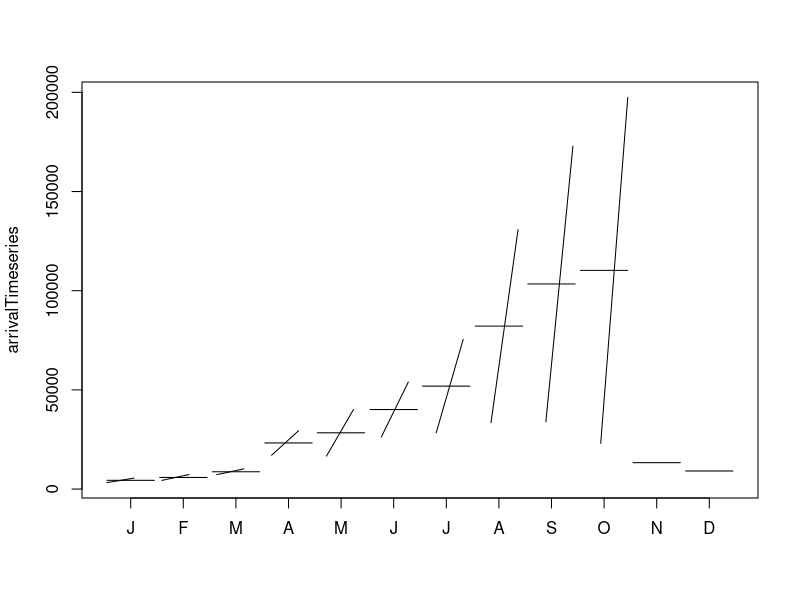
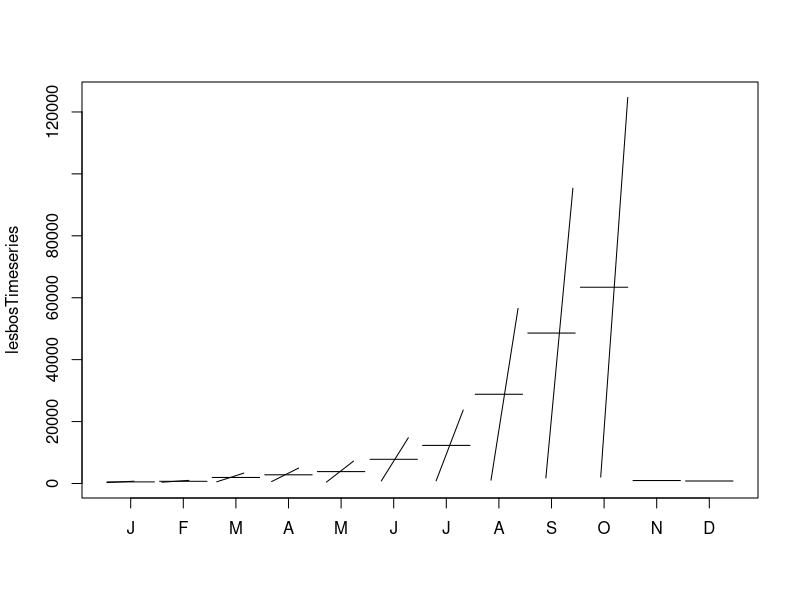
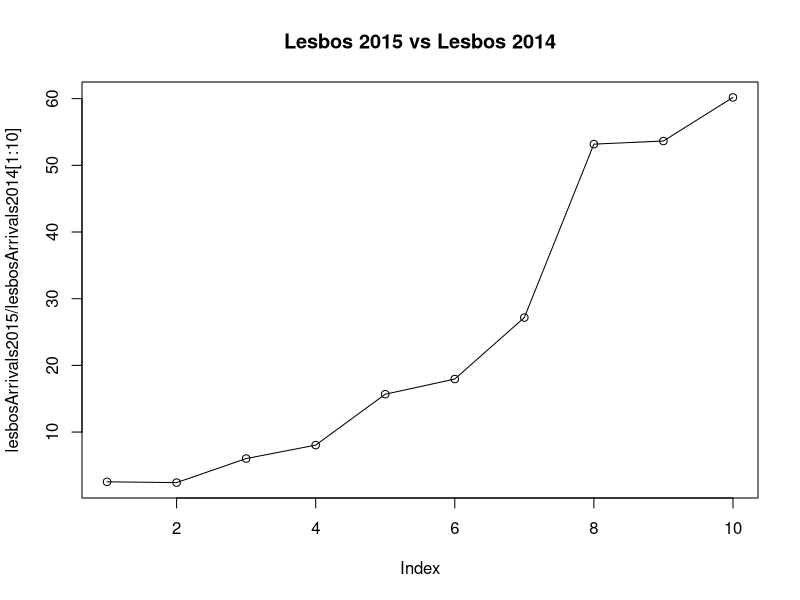
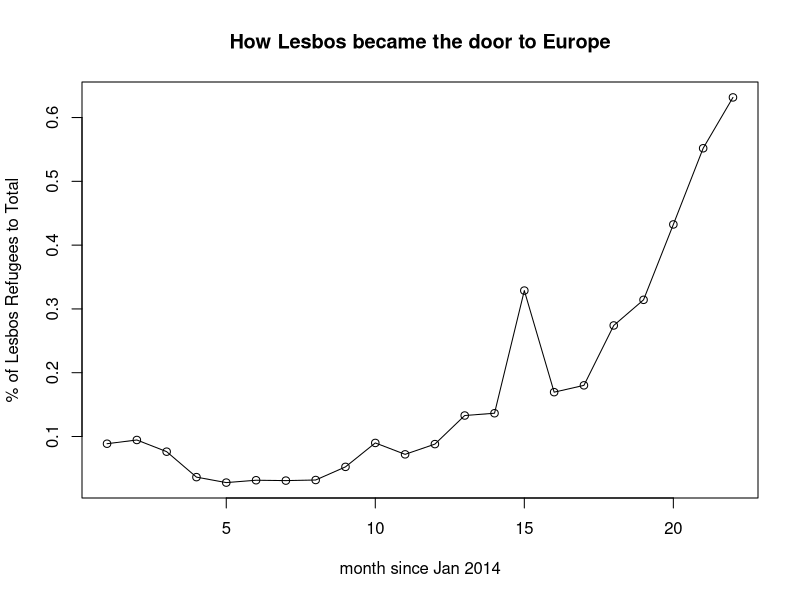
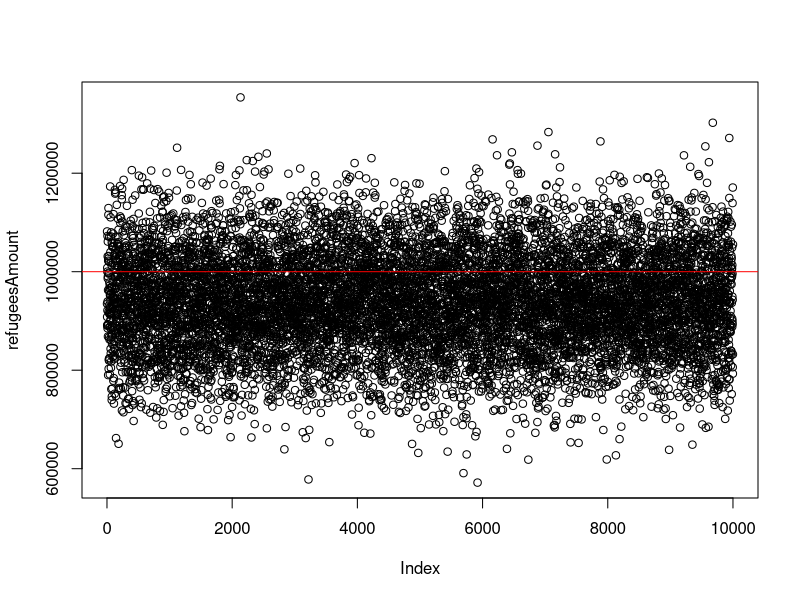

Reproduce these figures in R, in order.
#' ---
#' title: "Refugee Analysis"
#' author: "Roland Kofler"
#' date: "Nov 1th, 2015"
#' ---

#' # Rationale
#' 
#' > As of 31 December 2015, how many refugees and migrants will UNHCR report as having arrived in Europe by sea?
#' > Europe is facing a refugee crisis [...]. Question will be resolved using the data available on UNHCR's Emergency Response Page for the Mediterranean as of 31 December 2015 (http://data.unhcr.org/mediterranean/regional.html ).
#'
#' -- from an [Open Good Judgment Question](https://www.gjopen.com/questions/45-as-of-31-december-2015-how-many-refugees-and-migrants-will-unhcr-report-as-having-arrived-in-europe-by-sea)
#' 
#' The code is in the public domain and I encourage you to play! (CC BY 3.0) Roland Kofler. 
#' Any Idea how to improve? Contact me via Gmail: my name separated by a dot.
#' 
#' [Source](https://github.com/rolandkofler/refugees) on GitHub
#'
#' Found [the freaking raw data](http://data.unhcr.org/data_sources/mediterranean/data.xls?_=1446294376729)
#' 
#' Its [all about Lesbos](https://docs.google.com/spreadsheets/d/1maUaql6nBbNsDN7aee1KMVtmLWWZwas3vBdhWbDo93E/edit#gid=1996949114)! 
#' 
#' ## Facts
October=10 
September=9   #you get the idea
reportedAmount=723221
aMillion=10^6
N=10000;
arrivals2014= c(3270, 4369, 7283, 17084, 16627, 26221, 28303, 33478, 33944, 23050, 13318, 9107)
arrivals2015= c( 5546,  7343,	10184,	29441,	40117,	53987,	75483,	130837,	172843,	197440)
lesbosArrivals2014= c(290, 413, 555, 620, 461, 824, 873, 1064, 1778, 2072, 959, 802)
lesbosArrivals2015= c(737, 1002, 3348, 4990, 7228, 14796, 23721, 56579, 95384, 124698)

syrianRefugees=4000000

#' # Data Analysis
arrivalsFor2Years <- c(arrivals2014, arrivals2015)
arrivalTimeseries <- ts(arrivalsFor2Years, start=c(2014, 1), end=c(2015, 10), frequency=12)

lesbosArrivalsFor2Years <- c(lesbosArrivals2014, lesbosArrivals2015)
lesbosTimeseries <- ts(lesbosArrivalsFor2Years, start=c(2014, 1), end=c(2015, 10), frequency=12)

#' ## Monthplots
#' They are looking as nobody can stop the trend
#' Lesbos is the main door to the EU, being the greatest Island of the EU only a few km ashore of Turkey it is reachable with a dingi boat
#' 
monthplot(arrivalTimeseries)
monthplot(lesbosTimeseries)
#library(forecast)
#seasonplot(arrivalTimeseries) 
#seasonplot(lesbosTimeseries) 

#' ## Extreme situation in Lesbos
plot(lesbosArrivals2015/ lesbosArrivals2014[1:10], type = 'o', main="Lesbos 2015 vs Lesbos 2014")

plot(lesbosArrivalsFor2Years/arrivalsFor2Years, type = 'o', main="How Lesbos became the door to Europe", xlab="month since Jan 2014", ylab="% of Lesbos Refugees to Total")

#' # Monte Carlo Simulation
#' ## model parameters
mean1=0.6
mean2=0.5
standardDeviation= 0.35
weight1= rnorm(N, mean=mean1, sd=standardDeviation)
weight2= rnorm(N, mean=mean2, sd=standardDeviation)


#' ## Calculations
arrivalsNovember = arrivals2015[October] * weight1
arrivalsDecember = arrivals2015[October] * weight2 
futureArrivals= arrivalsNovember + arrivalsDecember
refugeesAmount = reportedAmount + futureArrivals
plot(refugeesAmount)
abline(h=aMillion, col="red");
overAmillion = refugeesAmount > 10^6
ProbabilityOverMillion= sum(overAmillion)/N
print (ProbabilityOverMillion * 100)
